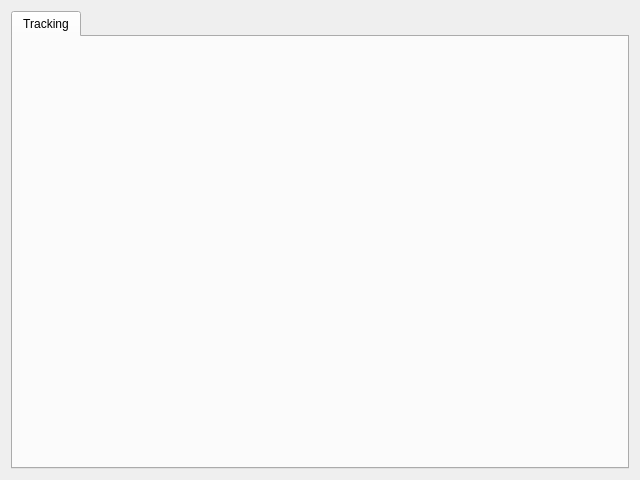
<?xml version="1.0" encoding="UTF-8"?>
<ui version="4.0">
 <class>InventoryTracking</class>
 <widget class="QWidget" name="InventoryTracking">
  <property name="geometry">
   <rect>
    <x>0</x>
    <y>0</y>
    <width>640</width>
    <height>480</height>
   </rect>
  </property>
  <property name="windowTitle">
   <string>Form</string>
  </property>
  <layout class="QGridLayout" name="gridLayout">
   <item row="0" column="0">
    <widget class="QTabWidget" name="tabWidget">
     <widget class="QWidget" name="tracking">
      <attribute name="title">
       <string>Tracking</string>
      </attribute>
     </widget>
    </widget>
   </item>
  </layout>
 </widget>
 <resources/>
 <connections/>
</ui>
